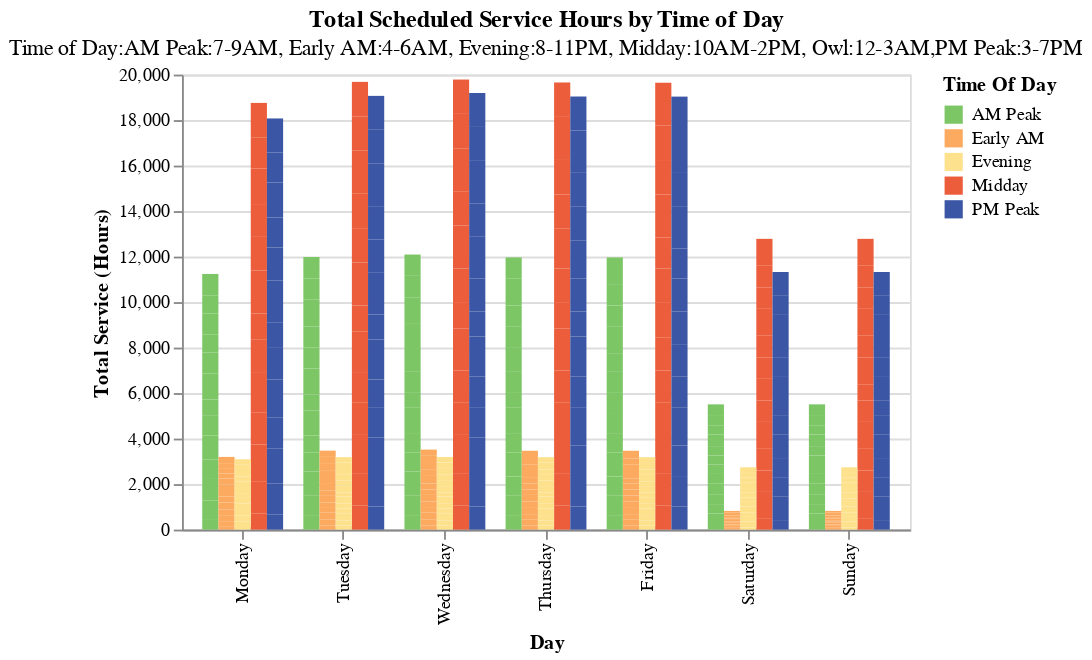

Notebook code cell kept with this figure:
### Code cell
section1.single_bar_chart_dropdown(
    agg_df,
    "Day of Week",
    "Total Service (hours)",
    "Time of Day",
    readable_dict["total_scheduled_hours"]["title"],
    "Month",
    readable_dict["total_scheduled_hours"]["subtitle"],
)

### Figure 1 — Vega-Lite specification as saved in the notebook (floating-point values rounded to 4 significant figures; data arrays with more than 128 entries replaced by an {"elided": "..."} marker saying what was removed)
{"config": {"view": {"continuousWidth": 300, "continuousHeight": 300}}, "data": {"name": "data-17c210764dd7a6f66fbcebe9eaafa883"}, "mark": {"type": "bar"}, "encoding": {"color": {"field": "Time of Day", "scale": {"range": ["#7cc665", "#fcaa5f", "#fde18d", "#ec5d3b", "#3b56a4", "#49a2b2"]}, "title": "Time Of Day", "type": "nominal"}, "tooltip": [{"field": "Transit Operator", "type": "nominal"}, {"field": "Month", "type": "nominal"}, {"field": "Time of Day", "type": "nominal"}, {"field": "Day of Week", "type": "nominal"}, {"field": "Total Service (hours)", "type": "quantitative"}, {"field": "n_days", "type": "quantitative"}, {"field": "Daily Service Hours", "type": "quantitative"}], "x": {"field": "Day of Week", "scale": {"domain": ["Monday", "Tuesday", "Wednesday", "Thursday", "Friday", "Saturday", "Sunday"]}, "title": "Day", "type": "nominal"}, "xOffset": {"field": "Time of Day", "type": "nominal"}, "y": {"field": "Total Service (hours)", "title": "Total Service (Hours)", "type": "quantitative"}}, "height": 250, "params": [{"name": "Month", "select": {"type": "point", "fields": ["Month"]}, "bind": {"input": "select", "options": ["2024-03", "2024-02", "2024-01", "2023-12", "2023-11", "2023-10", "2023-09", "2023-08", "2023-07", "2023-06", "2023-05", "2023-04", "2023-03"], "name": "Month"}}], "title": {"text": ["Total Scheduled Service Hours by Time of Day"], "subtitle": ["Time of Day:AM Peak:7-9AM, Early AM:4-6AM, Evening:8-11PM, Midday:10AM-2PM, Owl:12-3AM,PM Peak:3-7PM"]}, "transform": [{"filter": {"param": "Month"}}], "width": 400, "$schema": "https://vega.github.io/schema/vega-lite/v5.14.1.json", "datasets": {"data-17c210764dd7a6f66fbcebe9eaafa883": {"elided": "455 records"}}}
